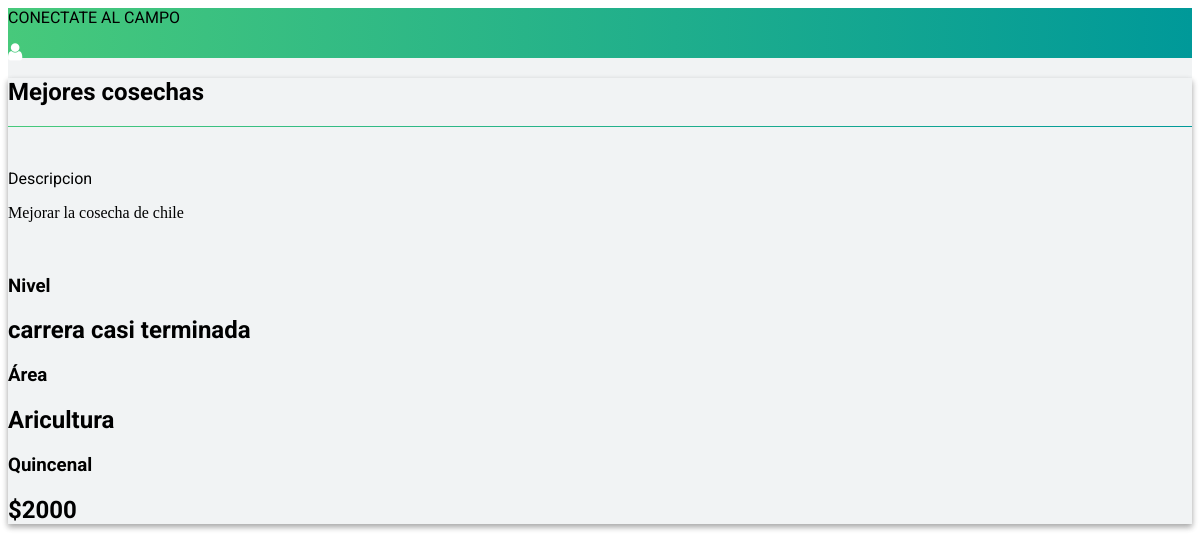
Page /young/services on the earlier database version.
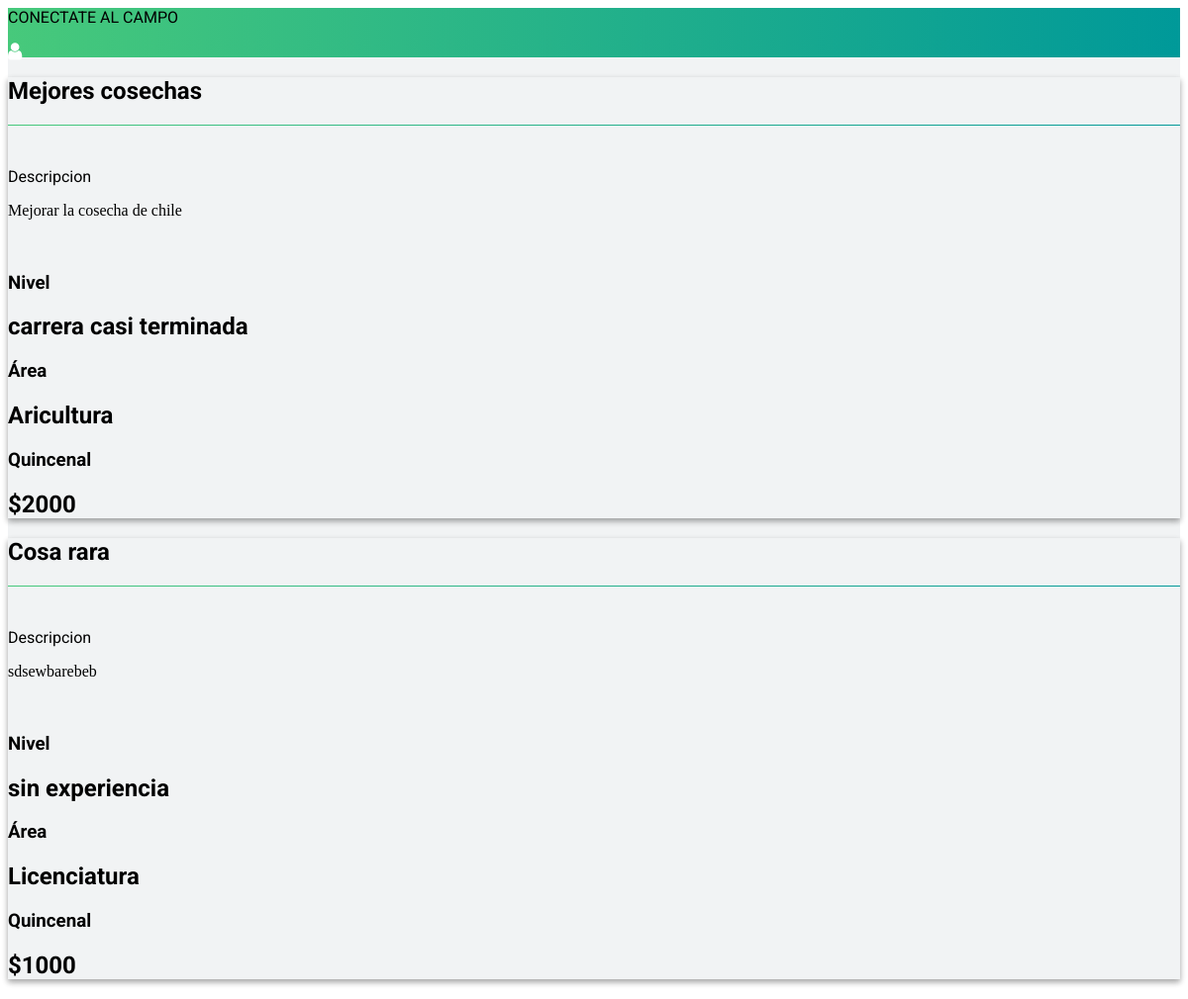
Same page on the later database version.
### jobs/models.py (models this page shows, shortened)
class Services(models.Model):
    client = models.ForeignKey(ClientProfile)
    youngs_registered = models.ManyToManyField(YoungProfile, blank=True, null=True)
    youngs_requests = models.ManyToManyField(YoungProfile, blank=True, null=True, related_name='services_requestions')
    name = models.CharField(max_length=255)
    level = models.CharField(max_length=255, choices=settings.LEVEL)
    interest_area = models.CharField(max_length=255, choices=settings.INTEREST_AREA)
    salary = models.IntegerField()
    lat = models.FloatField()
    lon = models.FloatField()
    address = models.CharField(max_length=255)
    description = models.TextField()
    requirements = models.TextField()
    extraInfo = models.TextField()

### jobs/views.py (the view)
# urls.py: url(r'^young/services$', ServicesListView.as_view(), name='services_list'),
class ServicesListView(ListView):
    template_name = "jobs/student_list_layout.html"
    model = Services
    def get_context_object_name(self, object_list):
        return 'services_list'
    def get_queryset(self):
        print self.request.user
        return Services.objects.all()

### jobs/templates/jobs/student_list_layout.html
{% extends "home/layout.html" %}
{% load staticfiles %}
{% block home_content %}
    <div class="student__list__container h-100% bg_light_custom_gray h-100">
        <header class="application_header w-100 blue_gradient relative">
            <div class="near-white ff-roboto w-100 h-100 displayFlex justify-center items-center f5">
                CONECTATE AL CAMPO
            </div>
            <i class="fa fa-user absolute" aria-hidden="true"></i>
        </header>
        <section>
            {% for service in services_list %}
                <a href="{% url 'service_detail' service.pk %}" style="text-decoration: none; color: black">
                    <article class="w-90 center bg-white pa3 pa4-ns mv3 ba b--black-10 light_shadow">
                        <div class="tc">
                            <h2 class="f4 mb2 ff-roboto">{{ service.name }}</h2>
                            <hr class="service__titleLine blue_gradient">
                            <br>
                            <p class="ma0 f6 w-100 tl ff-roboto">Descripcion</p>
                            <p class="ma0 lh-copy measure center f6 black-70 tj-l">
                                {{ service.description }}
                            </p>
                            <br>
                            <div class="dt w-100 mt1 ff-roboto">
                                <div class="dtc">
                                    <h1 class="f5 f4-ns mv0 tl">Nivel</h1>
                                </div>
                                <div class="dtc tr">
                                    <h2 class="f5 mv0">{{ service.level }}</h2>
                                </div>
                            </div>
                            <div class="dt w-100 mt1 ff-roboto">
                                <div class="dtc">
                                    <h1 class="f5 f4-ns mv0 tl">Área</h1>
                                </div>
                                <div class="dtc tr">
                                    <h2 class="f5 mv0">{{ service.interest_area }}</h2>
                                </div>
                            </div>
                            <div class="dt w-100 mt1 ff-roboto">
                                <div class="dtc">
                                    <h1 class="f5 f4-ns mv0 tl">Quincenal</h1>
                                </div>
                                <div class="dtc tr">
                                    <h2 class="f5 mv0">${{ service.salary }}</h2>
                                </div>
                            </div>
                        </div>
                    </article>
                </a>
            {% endfor %}
        </section>
    </div>
{% endblock %}

Differences in the rows shown:
added Services: name "Cosa rara", description "sdsewbarebeb", level "sin experiencia", interest_area "Licenciatura", salary "1000"
